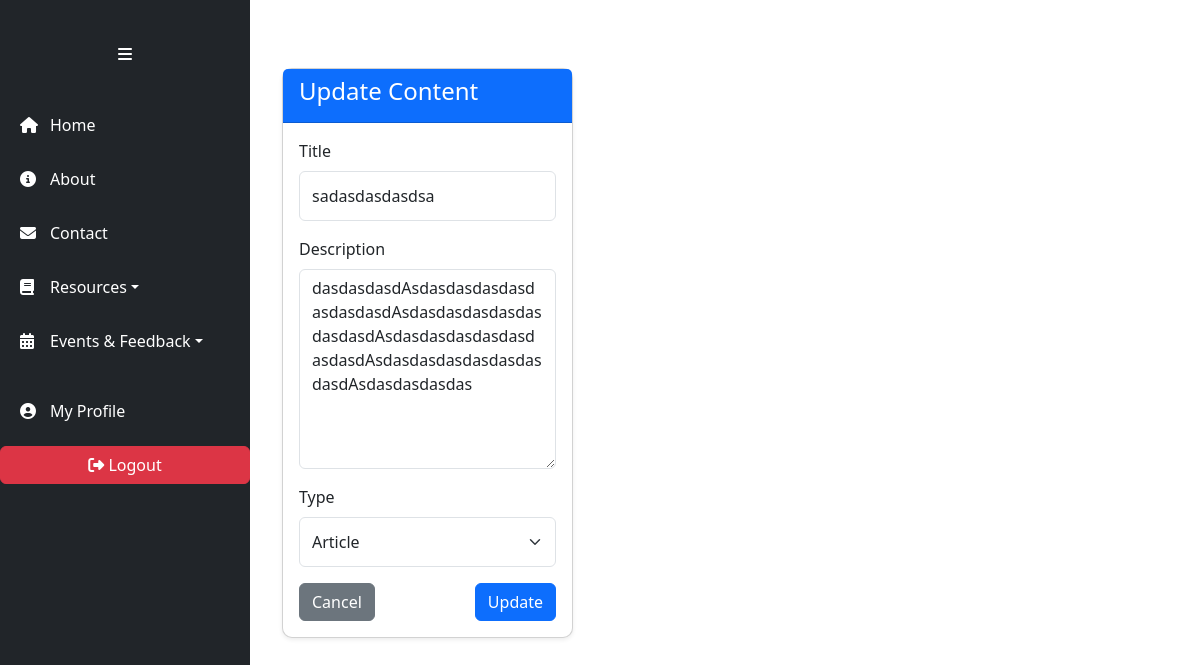
/content/18/edit/ (signed in), run on the app's committed database.
### app/models.py (models this page shows, shortened)
class Content(models.Model):
    title = models.CharField(max_length=200)
    description = models.TextField()
    type = models.CharField(max_length=200, blank=True, null=True)
    created_at = models.DateTimeField(auto_now_add=True)

### app/views.py (the view)
# urls.py: path('content/<int:pk>/edit/', ContentUpdateView.as_view(), name='content_update'),
class ContentUpdateView(LoginRequiredMixin, UserPassesTestMixin, UpdateView):
    model = Content
    fields = ['title', 'description', 'type']
    template_name = 'content/content_update.html'
    def test_func(self):
        return self.request.user.is_staff  # Only admin/staff can update content

### app/templates/content/content_update.html (shortened to what this page needs)
{% extends 'app/base.html' %}
{% load static %}
{% block content %}
<div class="container mt-5">
    <div class="card shadow-sm">
        <div class="card-header bg-primary text-white">
            <h4>Update Content</h4>
        </div>
        <div class="card-body">
            <form method="post" action="{% url 'content_update' content.pk %}">
                <div class="mb-3">
                    <label for="title" class="form-label">Title</label>
                    <input type="text" id="title" name="title" class="form-control" value="{{ form.title.value|default_if_none:'' }}" required>
                </div>
                <div class="mb-3">
                    <label for="description" class="form-label">Description</label>
                    <textarea id="description" name="description" class="form-control" rows="4" required>{{ form.description.value|default_if_none:'' }}</textarea>
                </div>
                <div class="mb-3">
                    <label for="type" class="form-label">Type</label>
                    <select id="type" name="type" class="form-select" required>
                        <option value="Article" {% if form.type.value == "Article" %}selected{% endif %}>Article</option>
                    </select>
                </div>
                <div class="d-flex justify-content-between">
                    <a href="{% url 'content_list' %}" class="btn btn-secondary">Cancel</a>
                    <button type="submit" class="btn btn-primary">Update</button>
                </div>
            </form>
        </div>
    </div>
</div>
{% endblock content %}

### static/css/base.css (style rules this page uses)
body { display: flex; min-height: 100vh; margin: 0; }
.card { border-radius: 10px; background-color: #fff; box-shadow: 0 4px 8px rgba(0, 0, 0, 0.1); }
.form-control, .form-select, textarea { height: 50px; font-size: 16px; }
textarea.form-control { height: 200px; resize: horizontal; }

### data on the page
Content: title "sadasdasdasdsa", description "dasdasdasdAsdasdasdasdasdasdasdasdAsdasdasdasdasdasdasdasdAsdasdasdasdasdasdasdasdAsdasdasdasdasdasdasdasdAsdasdasdasdas", type "Article"
